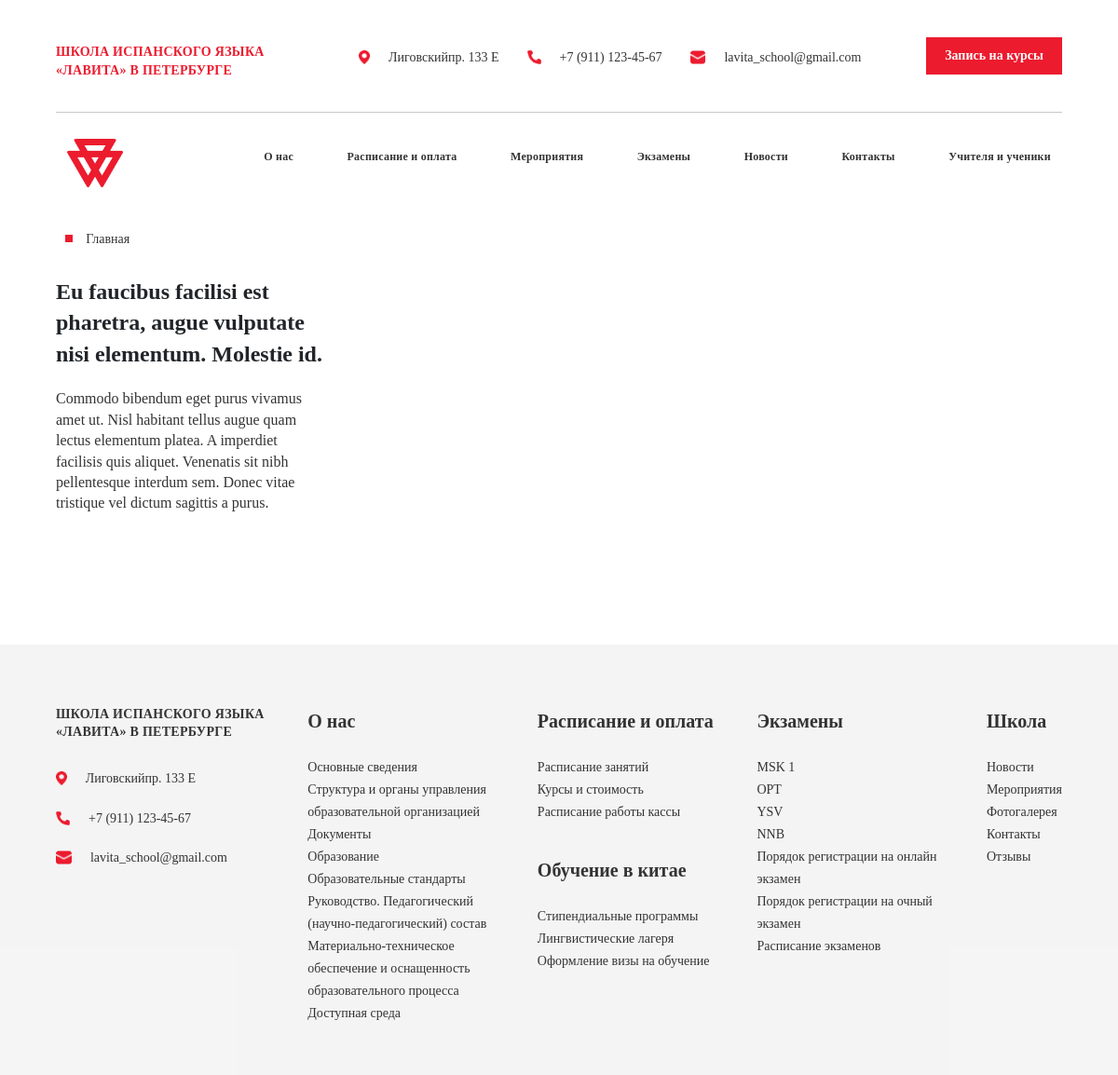
The app's page /new/1 with its own data.
### schoolapp/models.py (models this page shows, shortened)
class Logo(models.Model):
    logo = models.CharField(max_length=50 , blank=True)
    image = models.ImageField()

class New(models.Model):
    title = models.CharField(max_length=150)
    news_h1 = models.CharField(max_length=100)
    news_p = models.CharField(max_length=1000)
    description = models.TextField(default=' ')

### schoolapp/views.py (the view)
# urls.py: path('new/<int:id>' , getIdnewcard , name="new_card"),
def getIdnewcard(request, id):
    new = New.objects.get(id = id)
    logo = Logo.objects.all()
    context={
        "new":new,
        "logo":logo
    }
    return render(request, 'news_card.html', context)

### templates/news_card.html (shortened to what this page needs)
{% load static %}
{% include 'header.html' %}
<div class="container_1"><img class="img_a" src="../static/style/IMG/Rectangle 55.png"
    alt=""> <a href="{% url 'index' %}" class="a">Главная </a> </div>
<div class="container_1">
    <div class="new_card" style="width: 18rem;">
        <div class="new_body">
            <h5 class="card-title new_h5">{{new.news_h1}}</h5>
            <p class="new_p">
               {{new.news_p}}
            </p>
        </div>
    </div>
</div>
{% include 'footer.html' %}

### templates/header.html (shortened to what this page needs)
<!DOCTYPE html>
<html lang="en">
<head>
    <link rel="stylesheet" href="../static/style/style.css">
    <link rel="stylesheet" href="../static/style/style_2.css">
    <link href="https://cdn.jsdelivr.net/npm/bootstrap@5.3.3/dist/css/bootstrap.min.css" rel="stylesheet"
>
</head>
<body>
    <header>
        <div class="container_1">
            <nav class="nav1">
                <h1 class="nav1_h1">ШКОЛА ИСПАНСКОГО ЯЗЫКА <br>
                    «ЛАВИТА» В ПЕТЕРБУРГЕ</h1>
                <ul class="nav1_ul">
                    <li class="nav1_ul_li"><a class="nav1_ul_li" href=""><img src="../static/style/IMG/Vector (2).png" alt=""
                                class="nav1_ul_li_img">Лиговскийпр. 133 Е</a></li>
                    <li class="nav1_ul_li"><a class="nav1_ul_li" href=""><img src="../static/style/IMG/Vector (3).png" alt=""
                                class="nav1_ul_li_img">+7 (911) 123-45-67</a></li>
                    <li class="nav1_ul_li"><a class="nav1_ul_li" href=""><img src="../static/style/IMG/Vector (4).png" alt=""
                                class="nav1_ul_li_img">lavita_school@gmail.com</a></li>
                </ul>
                <a href="{% url 'contact' %}">
                  <button class="nav1_button">Запись на курсы</button>
                </a>
            </nav>
            <hr>
            <nav class="navbar navbar-expand-lg ">
                <div class="container-fluid nav2">
                  {% for i in logo %}
                  <div class="nav2_logo"><img src="{{i.image.url}}" alt="" class="nav2_logo_img"></div>
                  {% endfor %}
                  <div class="collapse navbar-collapse" id="navbarNav">
                    <ul class="navbar nav2_ul">
                        <li class="nav-item nav2_ul_li">
                            <a class=" nav2_ul_li_a" aria-current="page" href="{% url 'about' %}">О нас</a>
                          </li>
                          <li class="nav-item nav2_ul_li">
                            <a class=" nav2_ul_li_a" aria-current="page" href="{% url 'services' %}">Расписание и оплата</a>
                          </li>
                          <li class="nav-item nav2_ul_li">
                            <a class=" nav2_ul_li_a" aria-current="page" href="{% url 'evant' %}">Мероприятия</a>
                          </li>
                          <li class="nav-item nav2_ul_li">
                            <a class=" nav2_ul_li_a" aria-current="page" href="{% url 'exam' %}">Экзамены</a>
                          </li>
                          <li class="nav-item nav2_ul_li">
                            <a class=" nav2_ul_li_a" aria-current="page" href="{% url 'news' %}">Новости</a>
                          </li>
                          <li class="nav-item nav2_ul_li">
                            <a class=" nav2_ul_li_a" aria-current="page" href="{% url 'contact' %}">Контакты</a>
                          </li>
                          <li class="nav-item nav2_ul_li">
                            <a class=" nav2_ul_li_a" aria-current="page" href="{% url 'teachers' %}">Учителя и ученики</a>
                          </li>
                    </ul>
                  </div>
                </div>
              </nav>
        </div>
    </header>

### static/style/style.css (style rules this page uses)
* { padding: 0; margin: 0; }
hr { margin: 0px; padding: 0px; }
body { width: 100vw; }
a { text-decoration: none; }
li { list-style-type: none; }
.container_1 { max-width: 1240px; width: 90%; margin-top: 20px; margin: auto; }
.a { font-family: Circe; font-size: 14px; font-weight: 400; line-height: 19.6px; text-align: left; color: #333333; text-decoration: none; }
.img_a { margin-left: 10px; margin-right: 10px; }
header { width: 100%; display: flex; justify-content: center; margin-bottom: 30px; }
.nav1 { display: flex; justify-content: space-between; align-items: center; margin-bottom: 20px; margin-top: 20px; }
.nav1_h1 { color: #EC1B2E; font-family: Circe; font-size: 14px; font-weight: 700; line-height: 19.6px; letter-spacing: 0.02em; text-align: left; }
.nav1_ul { display: flex; justify-content: space-between; align-items: center; column-gap: 30px; }
.nav1_ul_li { list-style-type: none; text-decoration: none; color: #333333; font-family: Circe; font-size: 14px; font-weight: 400; line-height: 19.6px; text-align: left; display: flex; column-gap: 20px; align-items: center; }
.nav1_ul_li_img { height: 15px; }
.nav1_button { font-family: Circe; font-size: 14px; font-weight: 700; line-height: 19.6px; text-align: left; color: #FFFFFF; background: #EC1B2E; padding: 10px 20px 10px 20px; margin-bottom: 20px; border: none; }
.nav2 { display: flex; justify-content: space-between; align-items: center; width: 100%; }
.nav2_logo { width: 20%; }
.nav2_ul { width: 100%; display: flex; justify-content: space-between; align-items: center; text-align: left; column-gap: 10px; }
.nav2_ul_li_a { font-family: Circe; text-decoration: none; font-size: 12px; font-weight: 700; line-height: 19.6px; letter-spacing: 0.02em; text-align: left; color: #333333; margin-left: 0; padding-left: 0%; }
.new_card { margin-top: 30px; }
.new_h5 { font-family: Circe; font-size: 24px; font-weight: 700; line-height: 33.6px; text-align: left; color: #333333; }
.new_p { font-family: Circe; font-size: 16px; font-weight: 400; line-height: 22.4px; text-align: left; color: #333333; margin-top: 20px; margin-bottom: 20px; }

### static/style/style_2.css (style rules this page uses)
* { padding: 0; margin: 0; }
hr { margin: 0px; padding: 0px; }
body { width: 100vw; }
a { text-decoration: none; }
li { list-style-type: none; }
.container_1 { max-width: 1240px; width: 90%; margin-top: 20px; }
.a { font-family: Circe; font-size: 14px; font-weight: 400; line-height: 19.6px; text-align: left; color: #333333; text-decoration: none; }
.img_a { margin-left: 10px; margin-right: 10px; }
header { width: 100%; display: flex; justify-content: center; margin-bottom: 30px; }
.nav1 { display: flex; justify-content: space-between; align-items: center; margin-bottom: 20px; margin-top: 20px; }
.nav1_h1 { color: #EC1B2E; font-family: Circe; font-size: 14px; font-weight: 700; line-height: 19.6px; letter-spacing: 0.02em; text-align: left; }
.nav1_ul { display: flex; justify-content: space-between; align-items: center; column-gap: 30px; }
.nav1_ul_li { list-style-type: none; text-decoration: none; color: #333333; font-family: Circe; font-size: 14px; font-weight: 400; line-height: 19.6px; text-align: left; display: flex; column-gap: 20px; align-items: center; }
.nav1_ul_li_img { height: 15px; }
.nav1_button { font-family: Circe; font-size: 14px; font-weight: 700; line-height: 19.6px; text-align: left; color: #FFFFFF; background: #EC1B2E; padding: 10px 20px 10px 20px; margin-bottom: 20px; border: none; }
.nav2 { display: flex; justify-content: space-between; align-items: center; width: 100%; }
.nav2_logo { width: 20%; }
.nav2_ul { width: 100%; display: flex; justify-content: space-between; align-items: center; text-align: left; column-gap: 10px; }
.nav2_ul_li_a { font-family: Circe; text-decoration: none; font-size: 12px; font-weight: 700; line-height: 19.6px; letter-spacing: 0.02em; text-align: left; color: #333333; margin-left: 0; padding-left: 0%; }
.new_card { margin-top: 30px; }
.new_h5 { font-family: Circe; font-size: 24px; font-weight: 700; line-height: 33.6px; text-align: left; color: #333333; }
.new_p { font-family: Circe; font-size: 16px; font-weight: 400; line-height: 22.4px; text-align: left; color: #333333; margin-top: 20px; margin-bottom: 20px; }

### records on screen
Logo: image (picture)
New: news_h1 "Eu faucibus facilisi est pharetra, augue vulputate nisi elementum. Molestie id.", news_p "Commodo bibendum eget purus vivamus amet ut. Nisl habitant tellus augue quam lectus elementum platea. A imperdiet facilisis quis aliquet. Venenatis sit nibh pellentesque interdum sem. Donec vitae tristique vel dictum sagittis a purus."
